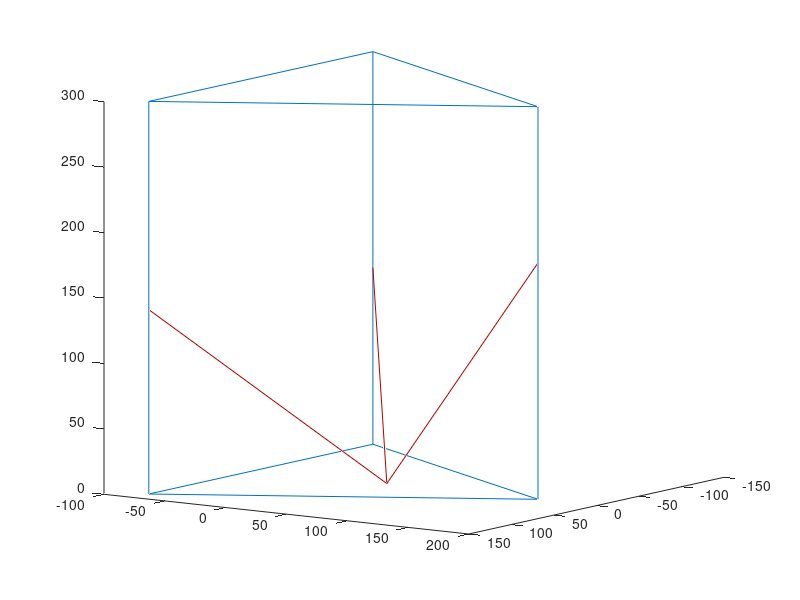

MATLAB code to generate this figure: (Note: this script raises an error after producing the figure.)
% Before running, be sure to open serial port like this:
% s = serial('COM5', 'baudrate', 57600);
% fopen(s);
% After running, close serial:
% fclose(s)

clf;
armcnt = 3;          % Printer has 3 arms
printerRadius = 152; % Radius (mm) of whole 3D printer - not the printing area!
rodLength = 218;     % Length (mm) of rods connecting motors to printer carriage
h = 300;             % Printer height (mm)

% Init carriage pos
xc = 0;
yc = 0;
zc = 0;

z = zeros(3);           % Stepper positions on columns
colLines = zeros(3);    % Lines used to draw columns
bottomLines = zeros(3); % Lines connecting columns on bottom
topLines = zeros(3);    % Lines connecting columns on top

% Place printer columns evenly on circle & draw them
for i = 1:3
	xbase(i) = printerRadius * sin((2*pi*i)/armcnt);
	ybase(i) = printerRadius * cos((2*pi*i)/armcnt);
	colLines(i) = line([xbase(i), xbase(i)], [ybase(i), ybase(i)], [0, h]);
end

% Draw initial arms - could be really anything
for i = 1:3
	dx = xbase(i) - xc;
	dy = ybase(i) - yc;
	z(i) = zc + sqrt(rodLength*rodLength - dx*dx - dy*dy);
	arms(i) = line([xbase(i), xc], [ybase(i), yc], [z(i), zc]);
	set(arms(i), 'Color', [.7, 0, 0]);
end

% Init top and bottom lines connecting columns
bottomLines(1) = line([xbase(1), xbase(2)], [ybase(1), ybase(2)], [0, 0]);
bottomLines(1) = line([xbase(2), xbase(3)], [ybase(2), ybase(3)], [0, 0]);
bottomLines(1) = line([xbase(3), xbase(1)], [ybase(3), ybase(1)], [0, 0]);
topLines(1) = line([xbase(1), xbase(2)], [ybase(1), ybase(2)], [h, h]);
topLines(1) = line([xbase(2), xbase(3)], [ybase(2), ybase(3)], [h, h]);
topLines(1) = line([xbase(3), xbase(1)], [ybase(3), ybase(1)], [h, h]);

% Initial display angle
view(125, 10);

% Valid stepper pos: 0..25k, 25k is bottom
dont = 0;
routex = []; % History for trajectory - stepper 1
routey = []; % Ditto, stepper 2
routez = []; % Ditto, stepper 3
drawRadius = 30; % Spiral radius (mm), max should be around 90
for t = 1:2:600
	% Generate next point for spiral trajectory
	xc = drawRadius * sin(2*pi/60 *t);
	yc = drawRadius * cos(2*pi/60 *t);

	% I've tried zc = h/4 + sin(2*pi/120 * t); but didn't worked nicely
	zc = t/600 * h/4;

	% Save point in trajectory history
	routex(end+1) = xc;
	routey(end+1) = yc;
	routez(end+1) = zc;

	for i = 1:3
		% Translate trajectory pos to stepper position in mm
		% 0 mm is bottom, h mm is topmost
		dx = xbase(i) - xc;
		dy = ybase(i) - yc;
		z(i) = zc + sqrt(rodLength*rodLength - dx*dx - dy*dy);

		% Don't send point if position exceeds printer range
		if(z(i) > h)
			dont = 1;
		end
	end
	if(~dont)
		for i = 1:3
			% Translate stepper pos from mm to steps - inverse z axis along the way
			set(arms(i), 'XData', [xbase(i), xc], 'YData', [ybase(i), yc], 'ZData', [z(i), zc]);
			toSend(i) = round((z(i)/h) * 25000);
		end
	end
	% Generate string for uC and send it
	str = sprintf('x %d y %d z %d\n', toSend(1), toSend(2), toSend(3));
	% fprintf('%s', str); % DEBUG
	fprintf(s, str);

	% DEBUG - that's some dirty way to draw trajectory
	hold on;
	plot3(routex, routey, routez);
	hold off;
	drawnow();
	pause(1/60); % 60 points per second
end
